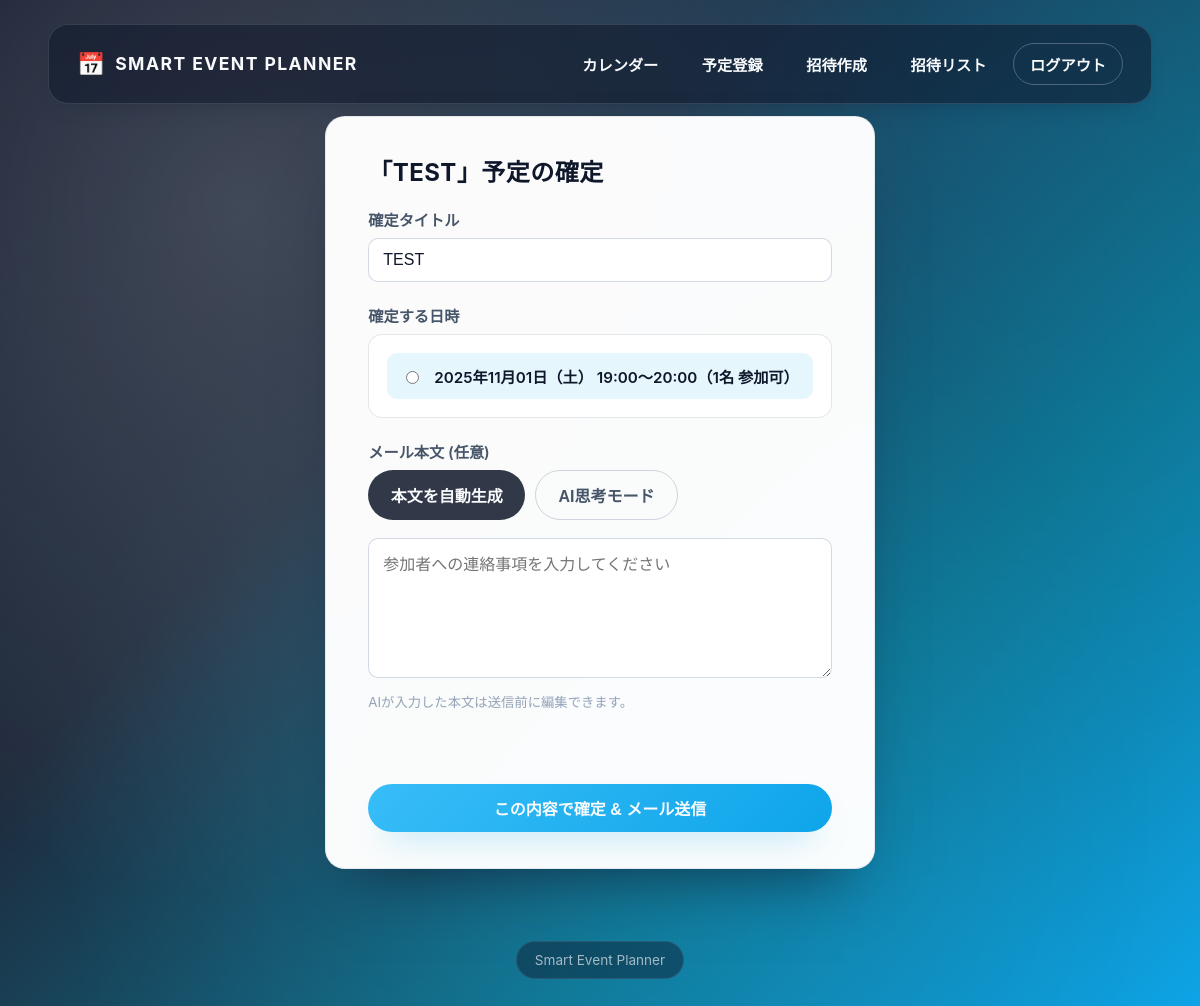
Screenshot of /event/1/finalize (signed in) with the database file from the repository.
### tables this page shows
CREATE TABLE events(
          id INTEGER PRIMARY KEY AUTOINCREMENT,
          organizer_id INTEGER NOT NULL,
          title TEXT NOT NULL,
          start_datetime TEXT NOT NULL,
          end_datetime TEXT NOT NULL,
          status TEXT DEFAULT 'pending',
          created_at DATETIME DEFAULT CURRENT_TIMESTAMP,
          FOREIGN KEY(organizer_id) REFERENCES users(id)
        );

CREATE TABLE event_slots(
          id INTEGER PRIMARY KEY AUTOINCREMENT,
          event_id INTEGER NOT NULL,
          start_datetime TEXT NOT NULL,
          end_datetime TEXT NOT NULL,
          created_at DATETIME DEFAULT CURRENT_TIMESTAMP,
          FOREIGN KEY(event_id) REFERENCES events(id)
        );

### sep.py (the view, shortened to what this page needs)
@app.route('/event/<int:event_id>/finalize', methods=['GET', 'POST'])
@login_required
def finalize_event(event_id):
    db = get_db()
    event = db.execute(
        'SELECT * FROM events WHERE id=? AND organizer_id=?',
        (event_id, session['user_id'])
    ).fetchone()
    if not event:
        flash('イベントが見つからないか、権限がありません。', 'danger')
        return redirect(url_for('invite_list'))
    result = find_best_schedule(event_id)
    choices = []
    for d in result.get('details', []):
        start_iso = d.get('start_iso')
        end_iso = d.get('end_iso')
        if start_iso:
            iso = start_iso
            display = d.get('time') or f"{d.get('date_label', '')} {d.get('time_label', '')}".strip()
        else:
            try:
                iso = datetime.strptime(d['time'], '%Y年%m月%d日 %H:%M').isoformat()
            except (KeyError, ValueError):
                continue
            display = d['time']
        choices.append({'iso': iso, 'display': display, 'count': d.get('count', 0), 'end_iso': end_iso})
    if result.get('message'):
        choices = []
    if not choices:
        flash('まだ参加希望が集まっていないため確定できません。', 'warning')
        return redirect(url_for('event_results', event_id=event_id))
    return render_template(
        'finalize_event.html',
        event=event,
        choices=choices,
        details=[{'time': c['display'], 'count': c['count']} for c in choices]  # 旧テンプレ互換
    )

### sep.py (called while the page is built)
@app.before_request
def _assign_req_id():
    g.req_id = uuid.uuid4().hex[:12]
    g.req_ts = pytime.time()

@app.after_request
def _log_req_summary(response):
    try:
        dur_ms = int((pytime.time() - getattr(g, "req_ts", pytime.time())) * 1000)
        ai_logger.debug(json.dumps({
            "event": "http_request",
            "req_id": getattr(g, "req_id", None),
            "path": request.path,
            "method": request.method,
            "status": response.status_code,
            "duration_ms": dur_ms
        }, ensure_ascii=False))
    except Exception:
        pass
    return response

def fmt_ja_date(dt: datetime) -> str:
    return dt.strftime('%Y年%m月%d日') + f"（{WEEKDAYS_JA[dt.weekday()]}）"

def get_db():
    db = getattr(g, '_database', None)
    if db is None:
        db = g._database = sqlite3.connect(DATABASE)
        db.row_factory = sqlite3.Row
    return db

@app.teardown_appcontext
def close_connection(exc):
    db = getattr(g, '_database', None)
    if db:
        db.close()

def login_required(f):
    @wraps(f)
    def wrapper(*args, **kwargs):
        if 'user_id' not in session:
            flash('ログインが必要です。', 'warning')
            return redirect(url_for('login'))
        return f(*args, **kwargs)
    return wrapper

### templates/finalize_event.html (shortened to what this page needs)
{% extends "base.html" %}
{% block content %}
  <section class="surface-card form-card" style="max-width: 680px;">
    <h1>「{{ event.title }}」予定の確定</h1>
    {% if not choices %}
      <div class="empty-state" style="margin-top: 24px;">
        <h3>まだ参加希望が集まっていません</h3>
        <p>出席者からの回答が揃い次第、再度この画面で確定できます。</p>
      </div>
    {% else %}
      <form method="post">
        <div class="input-field">
          <label for="final_title">確定タイトル</label>
          <input type="text" id="final_title" name="final_title" value="{{ event.title }}" required>
        </div>
        <div class="input-field">
          <label>確定する日時</label>
          <div class="slot-box">
            {% for opt in choices %}
              <label class="slot-item" for="slot-{{ loop.index }}">
                <input type="radio" id="slot-{{ loop.index }}" name="final_datetime" value="{{ opt.iso }}" data-display="{{ opt.display }}" data-count="{{ opt.count }}" required>
                {{ opt.display }}（{{ opt.count }}名 参加可）
              </label>
            {% endfor %}
          </div>
        </div>
        <div class="input-field">
          <label for="custom_message">メール本文 (任意)</label>
          <div class="ai-actions">
            <button type="button" class="btn btn-secondary" id="ai-generate-message">本文を自動生成</button>
            <button type="button" class="btn btn-ghost" id="ai-thinking-mode">AI思考モード</button>
          </div>
          <textarea id="custom_message" name="custom_message" placeholder="参加者への連絡事項を入力してください"></textarea>
          <small style="color: var(--text-muted); display: block; margin-top: 6px;">AIが入力した本文は送信前に編集できます。</small>
        </div>
        <div id="ai-status" class="ai-status" aria-live="polite"></div>
        <button type="submit" class="btn btn-primary" style="width: 100%;">この内容で確定 &amp; メール送信</button>
      </form>
    {% endif %}
  </section>
{% endblock %}

### templates/base.html (style rules this page uses)
:root { --gradient: linear-gradient(135deg, #0f172a 0%, #1e293b 35%, #0e7490 70%, #0ea5e9 100%); --glass: rgba(15, 23, 42, 0.55); --glass-strong: rgba(15, 23, 42, 0.72); --surface: rgba(248, 250, 252, 0.96); --surface-strong: rgba(255, 255, 255, 0.98); --text-primary: #0f172a; --text-secondary: #475569; --text-muted: #94a3b8; --text-inverse: #f8fafc; --accent: #38bdf8; --accent-strong: #0ea5e9; --danger: #f43f5e; --success: #22c55e; --warning: #f59e0b; --info: #0ea5e9; --radius-lg: 20px; --radius-md: 14px; --radius-sm: 10px; --shadow-lg: 0 35px 60px -30px rgba(15, 23, 42, 0.65); --shadow-md: 0 20px 40px -32px rgba(15, 23, 42, 0.65); --shadow-sm: 0 12px 26px -20px rgba(15, 23, 42, 0.55); color-scheme: light; }
* { box-sizing: border-box; }
body { margin: 0; min-height: 100vh; font-family: 'Noto Sans JP', 'Inter', 'Segoe UI', sans-serif; color: var(--text-primary); background: var(--gradient); background-attachment: fixed; position: relative; }
body::before { content: ''; position: fixed; inset: 0; pointer-events: none; background: radial-gradient(circle at 20% 20%, rgba(255, 255, 255, 0.18), transparent 55%), radial-gradient(circle at 80% 10%, rgba(14, 165, 233, 0.18), transparent 50%), radial-gradient(circle at 50% 80%, rgba(56, 189, 248, 0.12), transparent 55%); z-index: -1; }
.surface-card { background: var(--surface); border-radius: var(--radius-lg); padding: 32px 36px; box-shadow: var(--shadow-lg); border: 1px solid rgba(148, 163, 184, 0.22); backdrop-filter: blur(18px); }
.surface-card h1, .surface-card h2, .surface-card h3 { margin-top: 0; color: var(--text-primary); font-weight: 700; letter-spacing: 0.02em; }
.form-card { max-width: 520px; margin: 0 auto; padding: 36px 42px; background: var(--surface-strong); }
form { display: flex; flex-direction: column; gap: 22px; }
.input-field { display: flex; flex-direction: column; gap: 8px; }
label { font-size: 0.95rem; font-weight: 600; color: var(--text-secondary); }
input[type="text"], input[type="email"], input[type="password"], input[type="date"], input[type="time"], input[type="datetime-local"], select, textarea { width: 100%; padding: 12px 14px; border-radius: var(--radius-sm); border: 1px solid rgba(148, 163, 184, 0.4); background: rgba(255, 255, 255, 0.94); font-size: 1rem; color: var(--text-primary); transition: border 0.2s ease, box-shadow 0.2s ease; }
textarea { min-height: 140px; resize: vertical; }
input[type="checkbox"], input[type="radio"] { width: auto; accent-color: var(--accent-strong); }
.btn, .button { display: inline-flex; align-items: center; justify-content: center; gap: 8px; padding: 0.75rem 1.4rem; border-radius: 999px; border: none; font-weight: 700; font-size: 1rem; cursor: pointer; text-decoration: none; transition: transform 0.2s ease, box-shadow 0.2s ease, background 0.2s ease; }
.btn-primary { background: linear-gradient(135deg, var(--accent) 0%, var(--accent-strong) 100%); color: var(--text-inverse); box-shadow: 0 18px 35px -20px rgba(14, 165, 233, 0.75); }
.btn-secondary { background: rgba(15, 23, 42, 0.85); color: var(--text-inverse); }
.btn-ghost { background: transparent; border: 1px solid rgba(148, 163, 184, 0.45); color: var(--text-secondary); }

### templates/finalize_event.html (style rules this page uses)
.slot-box { max-height: 280px; overflow-y: auto; border-radius: var(--radius-md); border: 1px solid rgba(148, 163, 184, 0.25); background: rgba(255, 255, 255, 0.94); padding: 18px; display: grid; gap: 14px; }
.slot-item { display: flex; align-items: center; gap: 12px; padding: 12px 14px; border-radius: var(--radius-sm); background: rgba(14, 165, 233, 0.1); font-weight: 600; color: var(--text-primary); }
.ai-actions { display: flex; gap: 10px; flex-wrap: wrap; margin-bottom: 10px; }
.ai-status { margin-top: 12px; font-size: 0.9rem; color: var(--text-muted); min-height: 1.2em; }

### rows the page displays
events: title "TEST", final_title "TEST"
event_slots: display "2025年11月01日（土） 19:00〜20:00", count "1"
